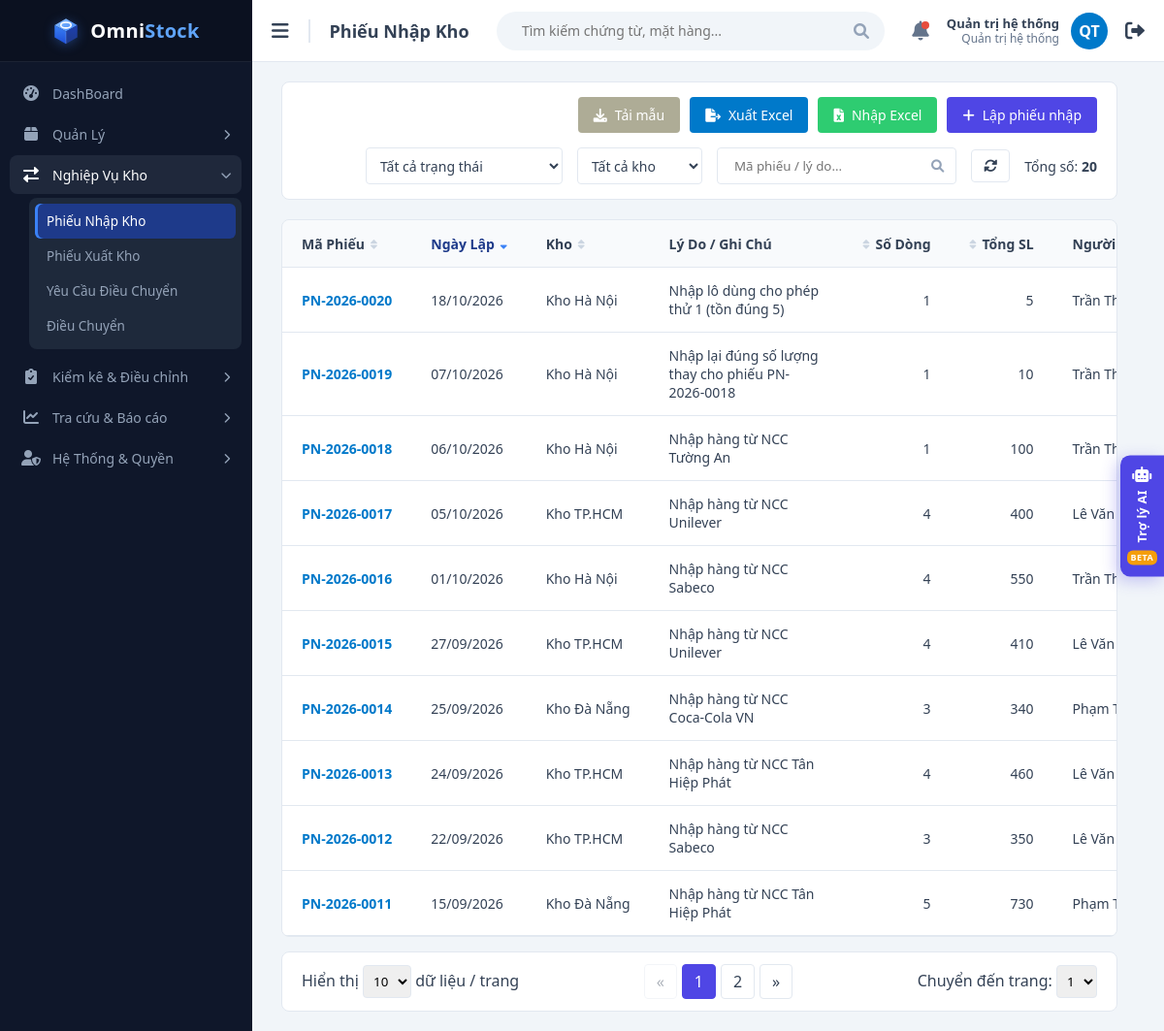
Before: /views/voucher_list.php?type=IMPORT (signed in) with the older database file.
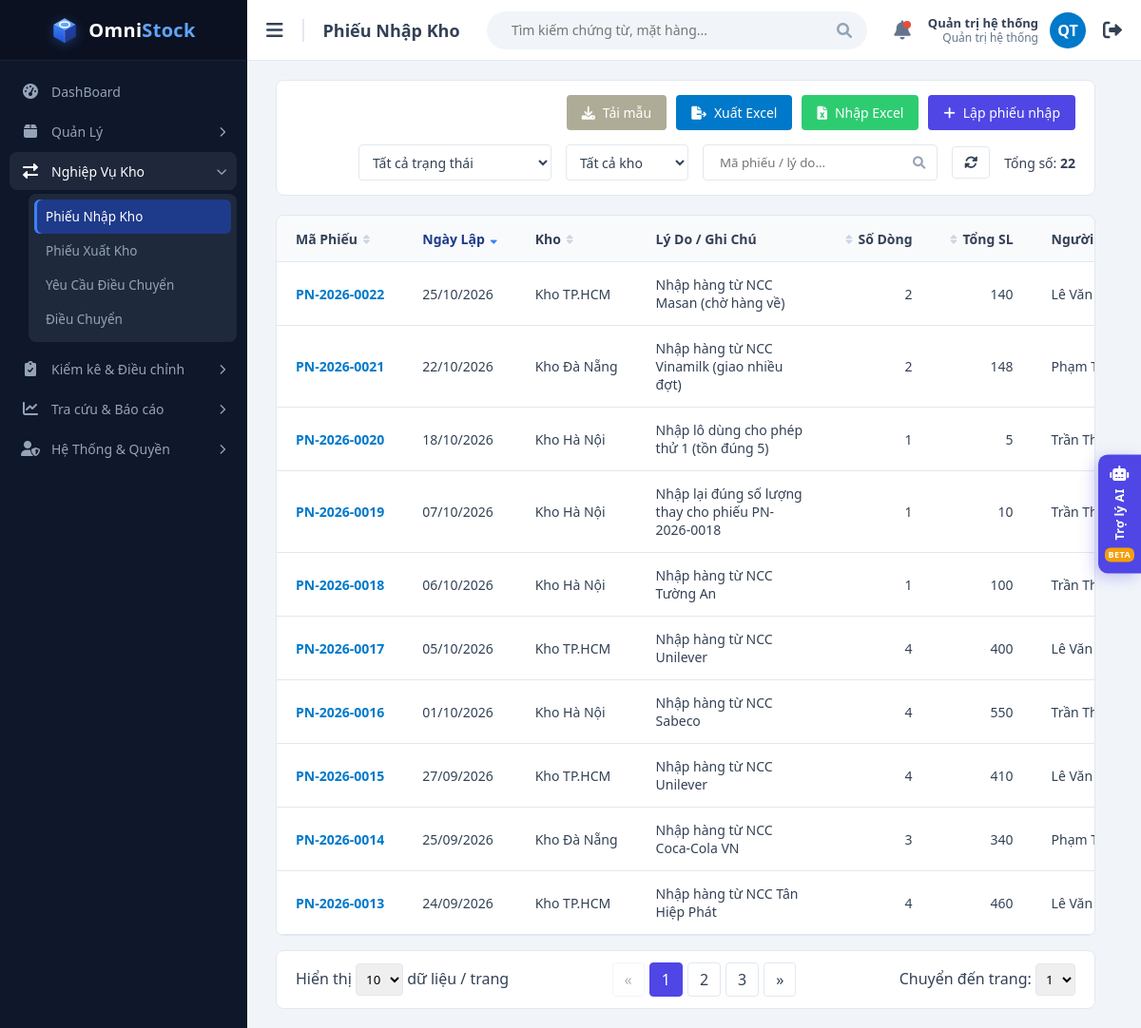
After: the same page with the newer database file.
### tables this page shows
CREATE TABLE users (
  id             INT UNSIGNED AUTO_INCREMENT PRIMARY KEY,
  username       VARCHAR(50)  NOT NULL,
  password_hash  VARCHAR(255) NOT NULL,              
  full_name      VARCHAR(100) NOT NULL,
  email          VARCHAR(100) NULL,
   
  role           ENUM('ADMIN','MANAGER','STAFF') NOT NULL DEFAULT 'STAFF',
  is_active      TINYINT(1)   NOT NULL DEFAULT 1,      
   
  must_change_password TINYINT(1) NOT NULL DEFAULT 0,
  last_login_at  DATETIME     NULL,
  created_at     DATETIME     NOT NULL DEFAULT CURRENT_TIMESTAMP,
  updated_at     DATETIME     NOT NULL DEFAULT CURRENT_TIMESTAMP ON UPDATE CURRENT_TIMESTAMP,
  UNIQUE KEY uq_users_username (username),
  UNIQUE KEY uq_users_email (email)
);

CREATE TABLE vouchers (
  id                    INT UNSIGNED AUTO_INCREMENT PRIMARY KEY,
  code                  VARCHAR(30)  NOT NULL,       
  type                  ENUM('IMPORT','EXPORT','TRANSFER','ADJUSTMENT') NOT NULL,
  warehouse_id          INT UNSIGNED NOT NULL,       
  to_warehouse_id       INT UNSIGNED NULL,           
  reference_voucher_id  INT UNSIGNED NULL,           
  voucher_date          DATE         NOT NULL,       
  status                ENUM('PENDING','APPROVED','PARTIAL','IN_TRANSIT','DISCREPANCY',
                             'COMPLETED','CLOSED','CANCELLED','REJECTED') NOT NULL DEFAULT 'PENDING',
  reason                VARCHAR(255) NULL,           
  closed_reason         VARCHAR(255) NULL,           
  shipped_at            DATETIME     NULL,           
  completed_at          DATETIME     NULL,           
   
   
  client_token          CHAR(32)     NULL,
  created_by            INT UNSIGNED NOT NULL,       
  approved_by           INT UNSIGNED NULL,           
  approved_at           DATETIME     NULL,
  created_at            DATETIME     NOT NULL DEFAULT CURRENT_TIMESTAMP,
  UNIQUE KEY uq_vouchers_code (code),
  UNIQUE KEY uq_vouchers_client_token (client_token),
  KEY idx_vouchers_status (status),
  KEY idx_vouchers_wh_status (warehouse_id, status),
  KEY idx_vouchers_type_date (type, voucher_date),
  CONSTRAINT fk_vouchers_wh       FOREIGN KEY (warehouse_id)         REFERENCES warehouses(id),
  CONSTRAINT fk_vouchers_to_wh    FOREIGN KEY (to_warehouse_id)      REFERENCES warehouses(id),
  CONSTRAINT fk_vouchers_ref      FOREIGN KEY (reference_voucher_id) REFERENCES vouchers(id),
  CONSTRAINT fk_vouchers_creator  FOREIGN KEY (created_by)           REFERENCES users(id),
  CONSTRAINT fk_vouchers_approver FOREIGN KEY (approved_by)          REFERENCES users(id),
   
  CONSTRAINT ck_vouchers_transfer CHECK (
       (type =  'TRANSFER' AND to_warehouse_id IS NOT NULL AND to_warehouse_id <> warehouse_id)
    OR (type <> 'TRANSFER' AND to_warehouse_id IS NULL)
  ),
   
  CONSTRAINT ck_vouchers_adjust_reason CHECK (
       type <> 'ADJUSTMENT' OR (reason IS NOT NULL AND reason <> '')
  ),
   
  CONSTRAINT ck_vouchers_reference CHECK (
       reference_voucher_id IS NULL OR type = 'ADJUSTMENT'
  ),
   
  CONSTRAINT ck_vouchers_approval CHECK (
       status = 'PENDING' OR (approved_by IS NOT NULL AND approved_at IS NOT NULL)
  )
);

CREATE TABLE warehouses (
  id          INT UNSIGNED AUTO_INCREMENT PRIMARY KEY,
  code        VARCHAR(20)  NOT NULL,
  name        VARCHAR(100) NOT NULL,
  address     VARCHAR(255) NULL,
  is_active   TINYINT(1)   NOT NULL DEFAULT 1,
   
  is_transit  TINYINT(1)   NOT NULL DEFAULT 0,
  created_at  DATETIME     NOT NULL DEFAULT CURRENT_TIMESTAMP,
   
   
  name_key    VARCHAR(100) AS (LOWER(name)) PERSISTENT,
  UNIQUE KEY uq_warehouses_code (code),
  UNIQUE KEY uq_warehouses_name (name_key)
);

### functions/voucher_functions.php (called while the page is built, shortened)
<?php
function buildVoucherCondition(string $type, array $filters, array $allowedWarehouses): array
{
    [$fromFilter, $fromParams] = warehouseFilter('v.warehouse_id', $allowedWarehouses);
    [$toFilter, $toParams]     = warehouseFilter('v.to_warehouse_id', $allowedWarehouses);
    $sql    = "v.type = ? AND ($fromFilter OR $toFilter)";
    $params = array_merge([$type], $fromParams, $toParams);
    return [$sql, $params];
}
function countVouchers(PDO $pdo, string $type, array $filters, array $allowedWarehouses): int
{
    [$where, $params] = buildVoucherCondition($type, $filters, $allowedWarehouses);
    $stmt = $pdo->prepare("SELECT COUNT(*) FROM vouchers v WHERE $where");
    $stmt->execute($params);
    return (int) $stmt->fetchColumn();
}
function getVouchers(PDO $pdo, string $type, array $filters, array $allowedWarehouses, int $limit, int $offset,
                     array $sort = ['date', 'desc']): array
{
    [$where, $params] = buildVoucherCondition($type, $filters, $allowedWarehouses);
    $orderBy = orderByClause(VOUCHER_SORT_COLUMNS, $sort, 'v.id DESC');
    $limit   = max(1, $limit);
    $offset  = max(0, $offset);
    $stmt = $pdo->prepare("
        SELECT v.id, v.code, v.status, v.voucher_date, v.reason,
               w.code AS warehouse_code, w.name AS warehouse_name, tw.code AS to_warehouse_code, tw.name AS to_warehouse_name,
               u.full_name AS creator_name,
               COUNT(vl.id) AS line_count, COALESCE(SUM(vl.quantity), 0) AS total_qty
        FROM vouchers v
        JOIN warehouses w       ON w.id = v.warehouse_id
        LEFT JOIN warehouses tw ON tw.id = v.to_warehouse_id
        JOIN users u            ON u.id = v.created_by
        LEFT JOIN voucher_lines vl ON vl.voucher_id = v.id
        WHERE $where
        GROUP BY v.id, v.code, v.status, v.voucher_date, v.reason, w.code, w.name, tw.code, tw.name, u.full_name
        ORDER BY $orderBy
        LIMIT $limit OFFSET $offset
    ");
    $stmt->execute($params);
    return $stmt->fetchAll();
}
function requestedVoucherType($value, array $allowed = ['IMPORT', 'EXPORT', 'TRANSFER', 'ADJUSTMENT']): string
{
    return in_array($value, $allowed, true) ? $value : $allowed[0];
}
function voucherPageInfo(string $type): array
{
    return [
        'IMPORT'     => ['title' => 'Phiếu Nhập Kho',   'menu' => 'imports',     'create' => 'Lập phiếu nhập'],
        'EXPORT'     => ['title' => 'Phiếu Xuất Kho',   'menu' => 'exports',     'create' => 'Lập phiếu xuất'],
        'TRANSFER'   => ['title' => 'Phiếu Điều Chuyển', 'menu' => 'transfers',  'create' => 'Lập phiếu điều chuyển'],
        'ADJUSTMENT' => ['title' => 'Phiếu Điều Chỉnh', 'menu' => 'adjustments', 'create' => null],
    ][$type];
}

### functions/auth.php (called while the page is built, shortened)
<?php
function loadUser(PDO $pdo, int $userId): ?array
{
    $stmt = $pdo->prepare('SELECT id, username, full_name, role, must_change_password FROM users WHERE id = ? AND is_active = 1');
    $stmt->execute([$userId]);
    $user = $stmt->fetch();
    $stmt = $pdo->prepare('SELECT warehouse_id FROM user_warehouses WHERE user_id = ? ORDER BY warehouse_id');
    $stmt->execute([$userId]);
    $user['id']         = (int) $user['id'];
    $user['warehouses'] = array_map('intval', $stmt->fetchAll(PDO::FETCH_COLUMN));
    return $user;
}
function requireLogin(string $basePath, bool $passwordPage = false): array
{
    try {
        $user = loadUser(getDbConnection(), (int) ($_SESSION['user_id'] ?? 0));
    } catch (PDOException $e) {
        http_response_code(500);
        exit('Không kết nối được CSDL: ' . e($e->getMessage()));
    }
    return $user;
}
function roleLabel(string $role): string
{
    return ['ADMIN' => 'Quản trị hệ thống', 'MANAGER' => 'Quản lý kho', 'STAFF' => 'Nhân viên kho'][$role] ?? $role;
}
function userInitials(string $fullName): string
{
    $words = preg_split('/\s+/u', trim(preg_replace('/\(.*?\)/u', '', $fullName)));
    $first = mb_substr($words[0] ?? '', 0, 1);
    $last  = count($words) > 1 ? mb_substr(end($words), 0, 1) : '';
    return mb_strtoupper($first . $last);
}

### functions/db_connection.php (called while the page is built, shortened)
<?php
function dbConfig(): array
{
    return [
        'host'     => getenv('DB_HOST') ?: 'localhost',
        'dbname'   => getenv('DB_NAME') ?: 'quanlykhohang',
        'username' => getenv('DB_USER') ?: 'root',
        'password' => getenv('DB_PASS') ?: '',
    ];
}
function getDbConnection(): PDO
{
    static $pdo = null;
    if ($pdo !== null) {
        return $pdo;
    }
    ['host' => $host, 'dbname' => $dbname, 'username' => $username, 'password' => $password] = dbConfig();
    $pdo = new PDO(
        "mysql:host=$host;dbname=$dbname;charset=utf8mb4",
        $username,
        $password,
        [
            PDO::ATTR_ERRMODE            => PDO::ERRMODE_EXCEPTION,
            PDO::ATTR_DEFAULT_FETCH_MODE => PDO::FETCH_ASSOC,
            PDO::ATTR_EMULATE_PREPARES   => false,
        ]
    );
    $pdo->exec("SET time_zone = '+07:00'");
    return $pdo;
}

### views/voucher_list.php (the view, shortened to what the rows shown need)
<?php
require_once __DIR__ . '/../functions/db_connection.php';
require_once __DIR__ . '/../functions/helpers.php';
require_once __DIR__ . '/../functions/auth.php';
require_once __DIR__ . '/../functions/voucher_functions.php';
$user = requireLogin('../');
$type     = requestedVoucherType($_GET['type'] ?? '');
$typeInfo = voucherPageInfo($type);
[$keyword, $pageSize, $page] = readListParams();
$filters = [
    'keyword'      => $keyword,
    'status'       => in_array($_GET['status'] ?? '', VOUCHER_TYPE_STATUSES[$type], true) ? $_GET['status'] : '',
    'warehouse_id' => (int) ($_GET['warehouse'] ?? 0),
];
$sort = readSort(VOUCHER_SORT_COLUMNS, 'date', 'desc');
$vouchers      = [];
try {
    $pdo           = getDbConnection();
    $totalVouchers = countVouchers($pdo, $type, $filters, $user['warehouses']);
    $totalPages    = max(1, (int) ceil($totalVouchers / $pageSize));
    $page          = min($page, $totalPages);
    $vouchers      = getVouchers($pdo, $type, $filters, $user['warehouses'], $pageSize, ($page - 1) * $pageSize, $sort);
} catch (PDOException $e) {
    $totalPages = 1;
    $dbError    = 'Không thể tải dữ liệu: ' . $e->getMessage();
}
$pageTitle  = $typeInfo['title'];
$basePath   = '../';
require __DIR__ . '/layout/header.php';
?>
            <div class="table-container">
                <table class="nowrap-table">
                    <thead>
                        <tr>
                            <?= sortHeader('Mã Phiếu', 'code', $sort) ?>
                            <?= sortHeader('Ngày Lập', 'date', $sort, '', 'desc') ?>
                            <?= sortHeader($type === 'TRANSFER' ? 'Kho Đi → Kho Đến' : 'Kho', 'warehouse', $sort) ?>
                            <th>Lý Do / Ghi Chú</th>
                            <?= sortHeader('Số Dòng', 'lines', $sort, 'text-right', 'desc') ?>
                            <?= sortHeader('Tổng SL', 'total_qty', $sort, 'text-right', 'desc') ?>
                            <?= sortHeader('Người Lập', 'creator', $sort) ?>
                        </tr>
                    </thead>
                    <tbody>
                        <?php foreach ($vouchers as $voucher): ?>
                            <tr>
                                <td><a class="link-strong" href="voucher_detail.php?id=<?= (int) $voucher['id'] ?>"><?= e($voucher['code']) ?></a></td>
                                <td><?= formatDate($voucher['voucher_date']) ?></td>
                                <td>
                                    <?= e($voucher['warehouse_name']) ?>
                                </td>
                                <td class="wrap"><?= $voucher['reason'] !== null ? e($voucher['reason']) : '<span class="muted">—</span>' ?></td>
                                <td class="text-right"><?= (int) $voucher['line_count'] ?></td>
                                <td class="text-right"><?= formatQty($voucher['total_qty']) ?></td>
                                <td><?= e($voucher['creator_name']) ?></td>
                            </tr>
                        <?php endforeach; ?>
                    </tbody>
                </table>
            </div>
<?php require __DIR__ . '/layout/footer.php'; ?>

### views/layout/header.php (shortened to what the rows shown need)
<!DOCTYPE html>
<html lang="vi">
<head>
    <link href="https://cdnjs.cloudflare.com/ajax/libs/font-awesome/6.0.0/css/all.min.css" rel="stylesheet">
    <link href="<?= e(asset($basePath, 'css/style.css')) ?>" rel="stylesheet">
</head>
<body>
    <div class="main-content">
        <div class="top-navbar">
            <div class="nav-left">
                <h2 class="page-title-nav"><?= e($pageTitle) ?></h2>
            </div>
            <div class="nav-right">
                <a class="user-link" href="<?= $basePath ?>views/change_password.php" title="<?= e($user['username']) ?> · Đổi mật khẩu">
                    <div class="user-info">
                        <strong><?= e($user['full_name']) ?></strong>
                        <span><?= e(roleLabel($user['role'])) ?></span>
                    </div>
                    <div class="avatar"><?= e(userInitials($user['full_name'])) ?></div>
                </a>
            </div>
        </div>
        <div class="content-body">

Changed rows visible on the page:
no longer on this page (row edited): vouchers: code "PN-2026-0012", voucher_date "22/09/2026", warehouse.name "Kho TP.HCM", reason "Nhập hàng từ NCC Sabeco", line_count "3", total_qty "350", created_by.full_name "Lê Văn…"
no longer on this page (row edited): vouchers: code "PN-2026-0011", voucher_date "15/09/2026", warehouse.name "Kho Đà Nẵng", reason "Nhập hàng từ NCC Tân Hiệp Phát", line_count "5", total_qty "730", created_by.full_name "Phạm…"
added vouchers: code "PN-2026-0022", voucher_date "25/10/2026", warehouse.name "Kho TP.HCM", reason "Nhập hàng từ NCC Masan (chờ hàng về)", line_count "2", total_qty "140", created_by.full_name "Lê Văn…"
added vouchers: code "PN-2026-0021", voucher_date "22/10/2026", warehouse.name "Kho Đà Nẵng", reason "Nhập hàng từ NCC Vinamilk (giao nhiều đợt)", line_count "2", total_qty "148", created_by.full_name "Phạm…"
Other visible differences:
$totalVouchers: "20" → "22"
new list line: "3"
